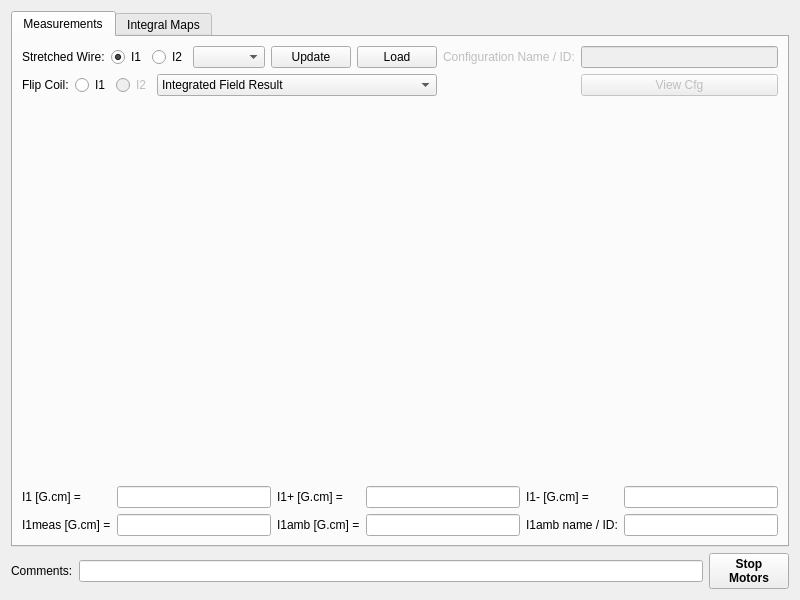
<?xml version="1.0" encoding="UTF-8"?>
<ui version="4.0">
 <class>Form</class>
 <widget class="QWidget" name="Form">
  <property name="geometry">
   <rect>
    <x>0</x>
    <y>0</y>
    <width>800</width>
    <height>600</height>
   </rect>
  </property>
  <property name="windowTitle">
   <string>Form</string>
  </property>
  <layout class="QGridLayout" name="gridLayout_4">
   <item row="1" column="0">
    <layout class="QHBoxLayout" name="horizontalLayout_3">
     <item>
      <widget class="QLabel" name="label_8">
       <property name="sizePolicy">
        <sizepolicy hsizetype="Maximum" vsizetype="Preferred">
         <horstretch>0</horstretch>
         <verstretch>0</verstretch>
        </sizepolicy>
       </property>
       <property name="text">
        <string>Comments:</string>
       </property>
      </widget>
     </item>
     <item>
      <widget class="QLineEdit" name="le_comments">
       <property name="readOnly">
        <bool>true</bool>
       </property>
      </widget>
     </item>
     <item>
      <widget class="QPushButton" name="pbt_stop_motors">
       <property name="font">
        <font>
         <weight>75</weight>
         <bold>true</bold>
        </font>
       </property>
       <property name="text">
        <string>Stop
Motors</string>
       </property>
       <property name="icon">
        <iconset>
         <normaloff>../../resources/img/stop.svg</normaloff>../../resources/img/stop.svg</iconset>
       </property>
       <property name="iconSize">
        <size>
         <width>25</width>
         <height>25</height>
        </size>
       </property>
      </widget>
     </item>
    </layout>
   </item>
   <item row="0" column="0">
    <widget class="QTabWidget" name="twg_analysis">
     <property name="currentIndex">
      <number>0</number>
     </property>
     <widget class="QWidget" name="measurements">
      <attribute name="title">
       <string>Measurements</string>
      </attribute>
      <layout class="QGridLayout" name="gridLayout_2">
       <item row="0" column="2">
        <widget class="QLineEdit" name="le_cfg_name">
         <property name="enabled">
          <bool>false</bool>
         </property>
         <property name="readOnly">
          <bool>true</bool>
         </property>
        </widget>
       </item>
       <item row="0" column="1">
        <widget class="QLabel" name="label_6">
         <property name="enabled">
          <bool>false</bool>
         </property>
         <property name="text">
          <string>Configuration Name / ID:</string>
         </property>
        </widget>
       </item>
       <item row="1" column="2">
        <widget class="QPushButton" name="pbt_viewcfg">
         <property name="enabled">
          <bool>false</bool>
         </property>
         <property name="text">
          <string>View Cfg</string>
         </property>
        </widget>
       </item>
       <item row="0" column="0">
        <layout class="QHBoxLayout" name="horizontalLayout_2">
         <item>
          <widget class="QLabel" name="label_9">
           <property name="text">
            <string>Stretched Wire:</string>
           </property>
          </widget>
         </item>
         <item>
          <widget class="QRadioButton" name="rdb_sw">
           <property name="sizePolicy">
            <sizepolicy hsizetype="Maximum" vsizetype="Fixed">
             <horstretch>0</horstretch>
             <verstretch>0</verstretch>
            </sizepolicy>
           </property>
           <property name="minimumSize">
            <size>
             <width>0</width>
             <height>0</height>
            </size>
           </property>
           <property name="text">
            <string>I1</string>
           </property>
           <property name="checked">
            <bool>true</bool>
           </property>
          </widget>
         </item>
         <item>
          <widget class="QRadioButton" name="rdb_sw_I2">
           <property name="sizePolicy">
            <sizepolicy hsizetype="Maximum" vsizetype="Fixed">
             <horstretch>0</horstretch>
             <verstretch>0</verstretch>
            </sizepolicy>
           </property>
           <property name="text">
            <string>I2</string>
           </property>
          </widget>
         </item>
         <item>
          <widget class="QComboBox" name="cmb_meas_name">
           <property name="sizePolicy">
            <sizepolicy hsizetype="Expanding" vsizetype="Fixed">
             <horstretch>0</horstretch>
             <verstretch>0</verstretch>
            </sizepolicy>
           </property>
          </widget>
         </item>
         <item>
          <widget class="QPushButton" name="pbt_update">
           <property name="sizePolicy">
            <sizepolicy hsizetype="Maximum" vsizetype="Maximum">
             <horstretch>0</horstretch>
             <verstretch>0</verstretch>
            </sizepolicy>
           </property>
           <property name="text">
            <string>Update</string>
           </property>
          </widget>
         </item>
         <item>
          <widget class="QPushButton" name="pbt_load_meas">
           <property name="text">
            <string>Load</string>
           </property>
          </widget>
         </item>
        </layout>
       </item>
       <item row="1" column="0">
        <layout class="QHBoxLayout" name="horizontalLayout">
         <item>
          <widget class="QLabel" name="label_10">
           <property name="sizePolicy">
            <sizepolicy hsizetype="Maximum" vsizetype="Preferred">
             <horstretch>0</horstretch>
             <verstretch>0</verstretch>
            </sizepolicy>
           </property>
           <property name="text">
            <string>Flip Coil:</string>
           </property>
          </widget>
         </item>
         <item>
          <widget class="QRadioButton" name="rdb_fc">
           <property name="sizePolicy">
            <sizepolicy hsizetype="Maximum" vsizetype="Maximum">
             <horstretch>0</horstretch>
             <verstretch>0</verstretch>
            </sizepolicy>
           </property>
           <property name="minimumSize">
            <size>
             <width>0</width>
             <height>0</height>
            </size>
           </property>
           <property name="text">
            <string>I1</string>
           </property>
          </widget>
         </item>
         <item>
          <widget class="QRadioButton" name="rdb_fc_I2">
           <property name="enabled">
            <bool>false</bool>
           </property>
           <property name="sizePolicy">
            <sizepolicy hsizetype="Maximum" vsizetype="Fixed">
             <horstretch>0</horstretch>
             <verstretch>0</verstretch>
            </sizepolicy>
           </property>
           <property name="text">
            <string>I2</string>
           </property>
          </widget>
         </item>
         <item>
          <widget class="QComboBox" name="cmb_plot">
           <property name="sizePolicy">
            <sizepolicy hsizetype="Expanding" vsizetype="Maximum">
             <horstretch>0</horstretch>
             <verstretch>0</verstretch>
            </sizepolicy>
           </property>
           <item>
            <property name="text">
             <string>Integrated Field Result</string>
            </property>
           </item>
           <item>
            <property name="text">
             <string>Forward Results</string>
            </property>
           </item>
           <item>
            <property name="text">
             <string>Backward Results</string>
            </property>
           </item>
           <item>
            <property name="text">
             <string>Forward/Backward Results</string>
            </property>
           </item>
           <item>
            <property name="text">
             <string>Forward Voltage</string>
            </property>
           </item>
           <item>
            <property name="text">
             <string>Backward Voltage</string>
            </property>
           </item>
           <item>
            <property name="text">
             <string>Forward/Backward Voltage</string>
            </property>
           </item>
           <item>
            <property name="text">
             <string>Forward Voltage FFT</string>
            </property>
           </item>
           <item>
            <property name="text">
             <string>Backward Voltage FFT</string>
            </property>
           </item>
           <item>
            <property name="text">
             <string>Positioning Error</string>
            </property>
           </item>
          </widget>
         </item>
        </layout>
       </item>
       <item row="2" column="0" colspan="3">
        <widget class="QWidget" name="wg_plot" native="true">
         <property name="sizePolicy">
          <sizepolicy hsizetype="Preferred" vsizetype="Expanding">
           <horstretch>0</horstretch>
           <verstretch>0</verstretch>
          </sizepolicy>
         </property>
        </widget>
       </item>
       <item row="3" column="0" colspan="3">
        <layout class="QGridLayout" name="gridLayout">
         <item row="0" column="0">
          <widget class="QLabel" name="label_I">
           <property name="sizePolicy">
            <sizepolicy hsizetype="Maximum" vsizetype="Maximum">
             <horstretch>0</horstretch>
             <verstretch>0</verstretch>
            </sizepolicy>
           </property>
           <property name="text">
            <string>I1 [G.cm] =</string>
           </property>
          </widget>
         </item>
         <item row="0" column="1">
          <widget class="QLineEdit" name="le_result">
           <property name="sizePolicy">
            <sizepolicy hsizetype="Minimum" vsizetype="Fixed">
             <horstretch>0</horstretch>
             <verstretch>0</verstretch>
            </sizepolicy>
           </property>
           <property name="readOnly">
            <bool>true</bool>
           </property>
          </widget>
         </item>
         <item row="0" column="2">
          <widget class="QLabel" name="label_Ip">
           <property name="sizePolicy">
            <sizepolicy hsizetype="Maximum" vsizetype="Preferred">
             <horstretch>0</horstretch>
             <verstretch>0</verstretch>
            </sizepolicy>
           </property>
           <property name="text">
            <string>I1+ [G.cm] =</string>
           </property>
          </widget>
         </item>
         <item row="0" column="3">
          <widget class="QLineEdit" name="le_result_f">
           <property name="sizePolicy">
            <sizepolicy hsizetype="Minimum" vsizetype="Fixed">
             <horstretch>0</horstretch>
             <verstretch>0</verstretch>
            </sizepolicy>
           </property>
          </widget>
         </item>
         <item row="0" column="4">
          <widget class="QLabel" name="label_Im">
           <property name="sizePolicy">
            <sizepolicy hsizetype="Maximum" vsizetype="Preferred">
             <horstretch>0</horstretch>
             <verstretch>0</verstretch>
            </sizepolicy>
           </property>
           <property name="text">
            <string>I1- [G.cm] = </string>
           </property>
          </widget>
         </item>
         <item row="0" column="5">
          <widget class="QLineEdit" name="le_result_b">
           <property name="sizePolicy">
            <sizepolicy hsizetype="Minimum" vsizetype="Fixed">
             <horstretch>0</horstretch>
             <verstretch>0</verstretch>
            </sizepolicy>
           </property>
          </widget>
         </item>
         <item row="1" column="0">
          <widget class="QLabel" name="label_Imeas">
           <property name="sizePolicy">
            <sizepolicy hsizetype="Maximum" vsizetype="Preferred">
             <horstretch>0</horstretch>
             <verstretch>0</verstretch>
            </sizepolicy>
           </property>
           <property name="text">
            <string>I1meas [G.cm] =</string>
           </property>
          </widget>
         </item>
         <item row="1" column="1">
          <widget class="QLineEdit" name="le_Imeas">
           <property name="sizePolicy">
            <sizepolicy hsizetype="Minimum" vsizetype="Fixed">
             <horstretch>0</horstretch>
             <verstretch>0</verstretch>
            </sizepolicy>
           </property>
           <property name="readOnly">
            <bool>true</bool>
           </property>
          </widget>
         </item>
         <item row="1" column="2">
          <widget class="QLabel" name="label_Iamb">
           <property name="sizePolicy">
            <sizepolicy hsizetype="Maximum" vsizetype="Preferred">
             <horstretch>0</horstretch>
             <verstretch>0</verstretch>
            </sizepolicy>
           </property>
           <property name="text">
            <string>I1amb [G.cm] =</string>
           </property>
          </widget>
         </item>
         <item row="1" column="3">
          <widget class="QLineEdit" name="le_Iamb">
           <property name="sizePolicy">
            <sizepolicy hsizetype="Minimum" vsizetype="Fixed">
             <horstretch>0</horstretch>
             <verstretch>0</verstretch>
            </sizepolicy>
           </property>
           <property name="readOnly">
            <bool>true</bool>
           </property>
          </widget>
         </item>
         <item row="1" column="4">
          <widget class="QLabel" name="label_Iamb_name">
           <property name="sizePolicy">
            <sizepolicy hsizetype="Maximum" vsizetype="Preferred">
             <horstretch>0</horstretch>
             <verstretch>0</verstretch>
            </sizepolicy>
           </property>
           <property name="text">
            <string>I1amb name / ID:</string>
           </property>
          </widget>
         </item>
         <item row="1" column="5">
          <widget class="QLineEdit" name="le_Iamb_name">
           <property name="sizePolicy">
            <sizepolicy hsizetype="Minimum" vsizetype="Fixed">
             <horstretch>0</horstretch>
             <verstretch>0</verstretch>
            </sizepolicy>
           </property>
           <property name="readOnly">
            <bool>true</bool>
           </property>
          </widget>
         </item>
        </layout>
       </item>
      </layout>
     </widget>
     <widget class="QWidget" name="maps">
      <attribute name="title">
       <string>Integral Maps</string>
      </attribute>
      <widget class="QWidget" name="layoutWidget">
       <property name="geometry">
        <rect>
         <x>10</x>
         <y>9</y>
         <width>761</width>
         <height>501</height>
        </rect>
       </property>
       <layout class="QGridLayout" name="gridLayout_3">
        <item row="3" column="0">
         <widget class="QPushButton" name="pbt_multipoles">
          <property name="text">
           <string>Multipoles</string>
          </property>
         </widget>
        </item>
        <item row="0" column="0">
         <layout class="QHBoxLayout" name="horizontalLayout_5">
          <item>
           <widget class="QComboBox" name="cmb_map_name">
            <property name="sizePolicy">
             <sizepolicy hsizetype="Expanding" vsizetype="Fixed">
              <horstretch>0</horstretch>
              <verstretch>0</verstretch>
             </sizepolicy>
            </property>
           </widget>
          </item>
          <item>
           <widget class="QPushButton" name="pbt_update_map">
            <property name="sizePolicy">
             <sizepolicy hsizetype="Maximum" vsizetype="Maximum">
              <horstretch>0</horstretch>
              <verstretch>0</verstretch>
             </sizepolicy>
            </property>
            <property name="text">
             <string>Update</string>
            </property>
           </widget>
          </item>
          <item>
           <widget class="QPushButton" name="pbt_load_map">
            <property name="text">
             <string>Load</string>
            </property>
           </widget>
          </item>
          <item>
           <widget class="QPushButton" name="pbt_save_map">
            <property name="text">
             <string>Save to file</string>
            </property>
           </widget>
          </item>
         </layout>
        </item>
        <item row="1" column="0">
         <layout class="QHBoxLayout" name="horizontalLayout_4">
          <item>
           <widget class="QLabel" name="label">
            <property name="sizePolicy">
             <sizepolicy hsizetype="Maximum" vsizetype="Maximum">
              <horstretch>0</horstretch>
              <verstretch>0</verstretch>
             </sizepolicy>
            </property>
            <property name="font">
             <font>
              <weight>75</weight>
              <bold>true</bold>
             </font>
            </property>
            <property name="text">
             <string>Horizontal Axis:</string>
            </property>
           </widget>
          </item>
          <item>
           <widget class="QComboBox" name="cmb_hor">
            <item>
             <property name="text">
              <string>Meas #</string>
             </property>
            </item>
            <item>
             <property name="text">
              <string>X [mm]</string>
             </property>
            </item>
            <item>
             <property name="text">
              <string>Y [mm]</string>
             </property>
            </item>
           </widget>
          </item>
          <item>
           <widget class="QLabel" name="lbl_transv_pos">
            <property name="sizePolicy">
             <sizepolicy hsizetype="Preferred" vsizetype="Maximum">
              <horstretch>0</horstretch>
              <verstretch>0</verstretch>
             </sizepolicy>
            </property>
            <property name="font">
             <font>
              <weight>75</weight>
              <bold>true</bold>
             </font>
            </property>
            <property name="text">
             <string>Tansv. Pos [mm]:</string>
            </property>
           </widget>
          </item>
          <item>
           <widget class="QComboBox" name="cmb_transv_pos"/>
          </item>
          <item>
           <widget class="QLabel" name="label_2">
            <property name="sizePolicy">
             <sizepolicy hsizetype="Maximum" vsizetype="Maximum">
              <horstretch>0</horstretch>
              <verstretch>0</verstretch>
             </sizepolicy>
            </property>
            <property name="font">
             <font>
              <weight>75</weight>
              <bold>true</bold>
             </font>
            </property>
            <property name="text">
             <string>Vertical Axis 1:</string>
            </property>
           </widget>
          </item>
          <item>
           <widget class="QCheckBox" name="chb_I1x">
            <property name="sizePolicy">
             <sizepolicy hsizetype="Maximum" vsizetype="Fixed">
              <horstretch>0</horstretch>
              <verstretch>0</verstretch>
             </sizepolicy>
            </property>
            <property name="text">
             <string>I1x</string>
            </property>
           </widget>
          </item>
          <item>
           <widget class="QCheckBox" name="chb_I1y">
            <property name="sizePolicy">
             <sizepolicy hsizetype="Maximum" vsizetype="Fixed">
              <horstretch>0</horstretch>
              <verstretch>0</verstretch>
             </sizepolicy>
            </property>
            <property name="text">
             <string>I1y</string>
            </property>
           </widget>
          </item>
          <item>
           <widget class="QLabel" name="label_3">
            <property name="sizePolicy">
             <sizepolicy hsizetype="Maximum" vsizetype="Maximum">
              <horstretch>0</horstretch>
              <verstretch>0</verstretch>
             </sizepolicy>
            </property>
            <property name="font">
             <font>
              <weight>75</weight>
              <bold>true</bold>
             </font>
            </property>
            <property name="text">
             <string>Vertical Axis 2:</string>
            </property>
           </widget>
          </item>
          <item>
           <widget class="QCheckBox" name="chb_I2x">
            <property name="sizePolicy">
             <sizepolicy hsizetype="Maximum" vsizetype="Maximum">
              <horstretch>0</horstretch>
              <verstretch>0</verstretch>
             </sizepolicy>
            </property>
            <property name="text">
             <string>I2x</string>
            </property>
           </widget>
          </item>
          <item>
           <widget class="QCheckBox" name="chb_I2y">
            <property name="sizePolicy">
             <sizepolicy hsizetype="Maximum" vsizetype="Maximum">
              <horstretch>0</horstretch>
              <verstretch>0</verstretch>
             </sizepolicy>
            </property>
            <property name="text">
             <string>I2y</string>
            </property>
           </widget>
          </item>
          <item>
           <spacer name="horizontalSpacer_3">
            <property name="orientation">
             <enum>Qt::Horizontal</enum>
            </property>
            <property name="sizeHint" stdset="0">
             <size>
              <width>40</width>
              <height>20</height>
             </size>
            </property>
           </spacer>
          </item>
         </layout>
        </item>
        <item row="2" column="0">
         <widget class="QWidget" name="wg_plot_map" native="true">
          <property name="sizePolicy">
           <sizepolicy hsizetype="Minimum" vsizetype="Expanding">
            <horstretch>0</horstretch>
            <verstretch>0</verstretch>
           </sizepolicy>
          </property>
         </widget>
        </item>
       </layout>
      </widget>
     </widget>
    </widget>
   </item>
  </layout>
 </widget>
 <resources/>
 <connections/>
</ui>
